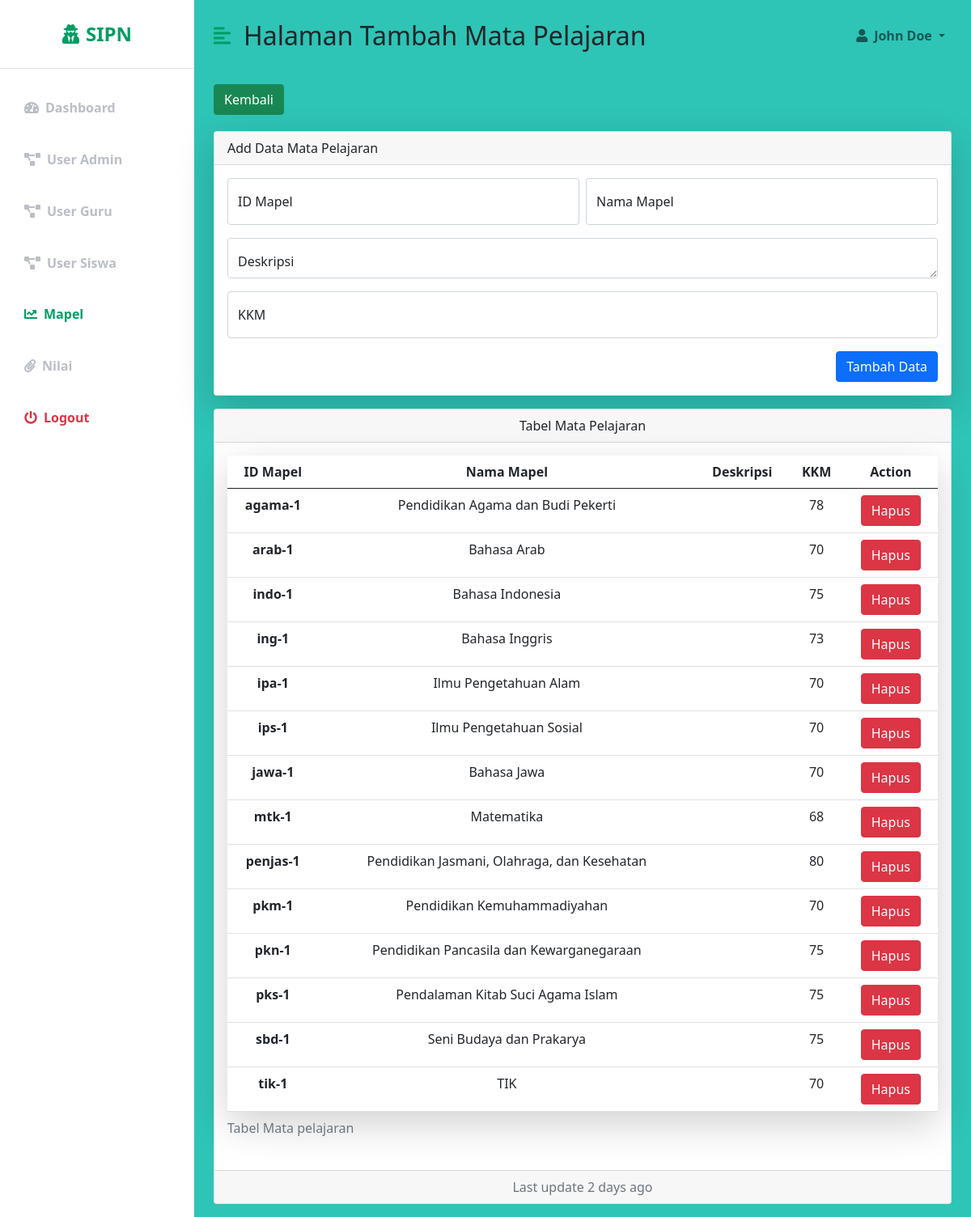
Page /user-admin/tambah-mapel.php on the earlier database version.
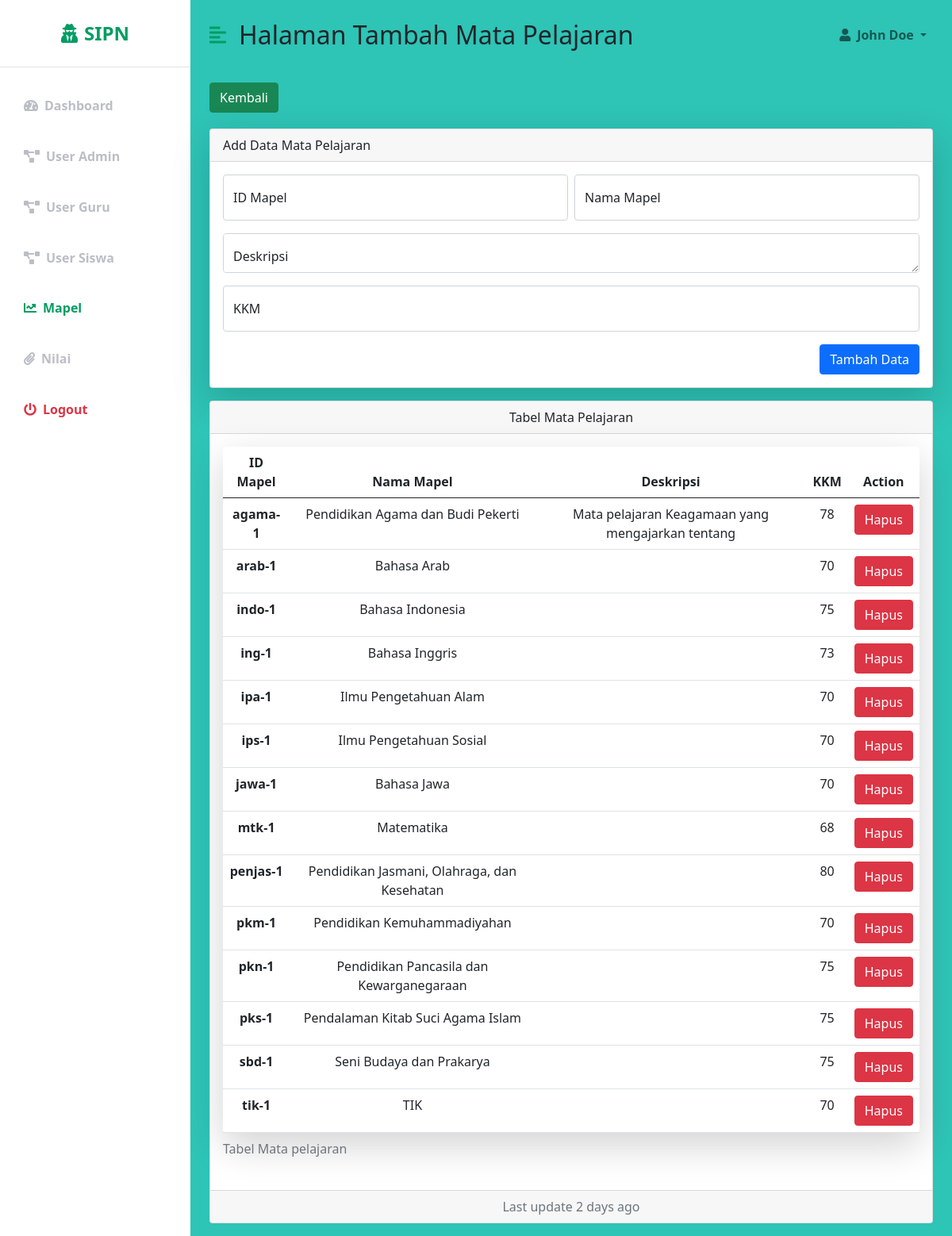
Same page on the later database version.
### tables this page shows
CREATE TABLE `mata_pelajaran` (
  `id_mapel` varchar(10) NOT NULL,
  `nama` varchar(50) DEFAULT NULL,
  `deskripsi` varchar(50) DEFAULT NULL,
  `kkm` int(2) DEFAULT NULL,
  PRIMARY KEY (`id_mapel`)
);

### config/functions.php (called while the page is built, shortened)
<?php
include_once "koneksi.php";
class Functions
{
	function getDataMapel()
	{
		global $conn;
		$sql = "SELECT * FROM mata_pelajaran";
		$result = $conn->query($sql);
		return $result;
	}
}

### user-admin/tambah-mapel.php (the view, shortened to what the changed rows need)
<?php
include_once "../config/koneksi.php";
include_once "../config/library.php";
require_once "../config/functions.php";
$fun = new Functions();
?>
<!DOCTYPE html>
<html lang="en">
<head>
</head>
<body>
    <div class="d-flex" id="wrapper">
        <div id="page-content-wrapper">
            <nav class="navbar navbar-expand-lg navbar-light bg-transparent py-4 px-4">
                <div class="d-flex align-items-center">
                    <h2 class="fs-2 m-0">Halaman Tambah Mata Pelajaran</h2>
                </div>
            </nav>
            <div class="container-fluid px-4">
                <div class="row my-3">
                    <div class="col mt-1">
                        <div>
                            <div class="card text-center mt-3">
                                <div class="card-body">
                                    <table class="table bg-white rounded shadow-lg  table-hover" id='tabel_kbm'>
                                        <caption>Tabel Mata pelajaran</caption>
                                        <thead>
                                            <tr>
                                                <th scope="col-auto">ID Mapel</th>
                                                <th scope="col-auto">Nama Mapel</th>
                                                <th scope="col-auto">Deskripsi</th>
                                                <th scope="col-auto">KKM</th>
                                                <th scope="col-auto">Action</th>
                                            </tr>
                                        </thead>
                                        <tbody>
                                            <?php
                                            $result = $fun->getDataMapel();
                                            if ($result && $result->num_rows > 0) {
                                                while ($row = $result->fetch_assoc()) { ?>
                                                    <tr>
                                                        <th scope="row" id="rowMapel"><?= $row["id_mapel"]; ?></th>
                                                        <td> <?= $row["nama"]; ?> </td>
                                                        <td> <?= $row["deskripsi"]; ?> </td>
                                                        <td> <?= $row["kkm"]; ?> </td>
                                                        <td>
                                                            <a href="#" class="btn btn-danger" id="btnHapusData">Hapus</a>
                                                        </td>
                                                    </tr>
                                            <?php }
                                            } ?>
                                        </tbody>
                                    </table>
                                </div>
                            </div>
                        </div>
                    </div>
                </div>
            </div>
        </div>
    </div>
</body>
</html>

Differences in the rows shown:
changed mata_pelajaran "agama-1": deskripsi (not shown) → "Mata pelajaran Keagamaan yang mengajarkan tentang"
